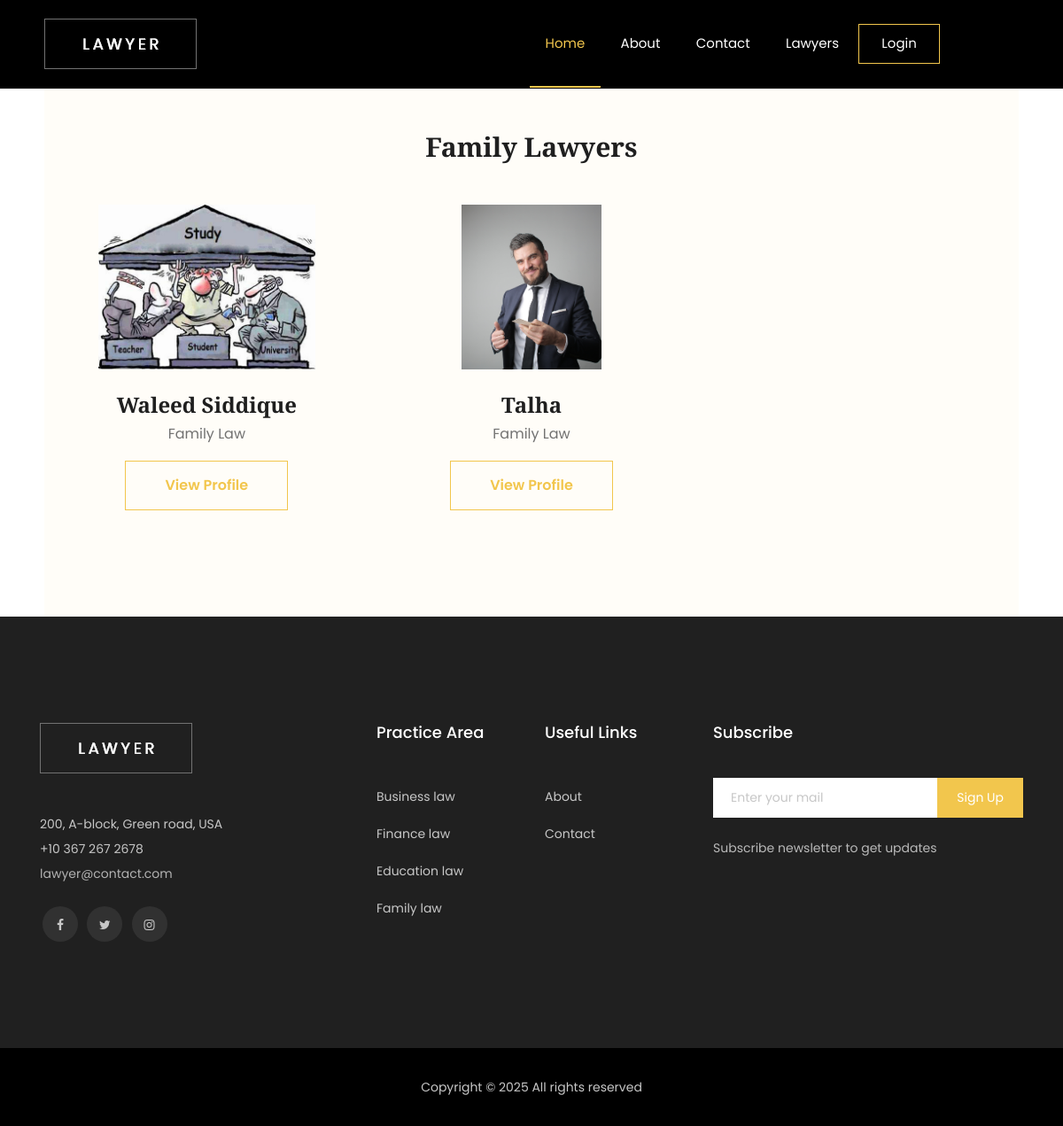
Page /lawyer-category.php?l_cat=1 on the committed database.
### tables this page shows
CREATE TABLE `specialty` (
  `specialty_id` int(11) NOT NULL,
  `specialty` varchar(111) NOT NULL
);

CREATE TABLE `lawyers` (
  `lawyer_id` int(11) NOT NULL,
  `lawyer_name` varchar(111) NOT NULL,
  `lawyer_email` varchar(111) NOT NULL,
  `lawyer_phone` varchar(13) NOT NULL,
  `laywer_password` varchar(222) NOT NULL,
  `lawyer_specialty` int(11) NOT NULL,
  `lawyer_city` int(11) NOT NULL,
  `lawyer_image` varchar(111) NOT NULL,
  `role` varchar(111) NOT NULL
);

### lawyer-category.php (the view, shortened to what this page needs)
<!doctype html>
<html class="no-js" lang="zxx">
<head>
    <link rel="stylesheet" href="css/bootstrap.min.css">
    <link rel="stylesheet" href="css/owl.carousel.min.css">
    <link rel="stylesheet" href="css/magnific-popup.css">
    <link rel="stylesheet" href="css/font-awesome.min.css">
    <link rel="stylesheet" href="css/themify-icons.css">
    <link rel="stylesheet" href="css/nice-select.css">
    <link rel="stylesheet" href="css/flaticon.css">
    <link rel="stylesheet" href="css/flaticon.css">
    <link rel="stylesheet" href="css/gijgo.css">
    <link rel="stylesheet" href="css/slicknav.css">
    <link rel="stylesheet" href="css/style.css">
</head>
<body>
    <?php
    include "header.php";
    ?>
     <div class="our_loyers pt-5">
        <div class="container ">
            <div class="row">
                <div class="col-xl-12">
                    <div class="section_title text-center mb-5">
                        <h3><?php
                         $l_cat = $_GET['l_cat'];
                        $select_specialty =mysqli_query($conn, "SELECT * FROM specialty
                                                         WHERE specialty_id = $l_cat");
                        if(mysqli_num_rows($select_specialty) > 0){
                            while($row1 = mysqli_fetch_assoc($select_specialty)){
                                echo $row1['specialty']."yers";
                            }
                        }
                        ?>
                        </h3>
                    </div>
                </div>
            </div>
            <div class="row">
            <?php
                    $l_cat = $_GET['l_cat'];
                    $sql = "SELECT * FROM lawyers
                             LEFT JOIN city ON lawyers.lawyer_city = city.city_id
                             LEFT JOIN specialty ON lawyers.lawyer_specialty = specialty.specialty_id
                             WHERE specialty_id = $l_cat";
                    $query = mysqli_query($conn, $sql);
                    if (mysqli_num_rows($query) > 0) {
                        while ($row = mysqli_fetch_assoc($query)) {
                    ?>
                <div class="col-xl-4 col-md-6 col-lg-4">
                    <div class="single_loyers text-center">
                        <div class="thumb">
                            <img src="Admin/upload/<?php echo $row['lawyer_image'] ?>" alt="">
                        </div>
                        <h3><?php echo $row['lawyer_name'] ?></h3>
                        <span><?php echo $row['specialty'] ?></span>
                            <ul>
                                <li><a href="lawyer-profile.php?lawyer_id=<?php echo$row['lawyer_id'] ?>"> <button class="boxed-btn4" >View Profile</button> </a></li>
                            </ul>
                    </div>
                </div>
                <?php
                        }
                    }
                ?>
            </div>
        </div>
    </div>
    <?php
    include "footer.php"
    ?>
</body>
</html>

### header.php (shortened to what this page needs)
<header>
    <div class="header-area ">
        <div id="sticky-header" class="main-header-area">
            <div class="container-fluid p-0">
                <div class="row align-items-center justify-content-between no-gutters">
                    <div class="col-xl-2 col-lg-2">
                        <div class="logo-img">
                            <a href="index.php">
                                <img src="img/logo.png" alt="">
                            </a>
                        </div>
                    </div>
                    <div class="col-xl-7 col-lg-8">
                        <div class="main-menu  d-none d-lg-block">
                            <nav>
                                <ul id="navigation">
                                    <li><a class="active" href="index.php">home</a></li>
                                    <li><a href="about.php">About</a></li>
                                    <li><a href="contact.php">Contact</a></li>
                                    <li><a href="lawyers.php">Lawyers</a></li>
                                <?php if (isset($_SESSION['login']) && $_SESSION['login'] == TRUE) {
                                   if(isset($_SESSION['admin_id']) && $_SESSION['role'] == 'admin'){
                                       echo " <li><a href='Admin/admin_dashboard.php'>Dashboard</a></li>";
                                   }elseif(isset($_SESSION['lawyer_id']) && $_SESSION['role'] == 'lawyer'){
                                       echo " <li><a href='lawyer-dashboard/lawyer-dashboard.php'>Dashboard</a></li>";
                                   }
                                   else{
                                       echo " <li><a href='User-Dashboard/user_dashboard.php'>Dashboard</a></li>";
                                   }
                                   ?>
                                    <li><a href="logout.php" class="boxed-btn4" style="padding: 10px 25px;"> Logout</a></li>
                                <?php
                                   } else {
                                   ?>
                                    <li class="mx-auto"><a href="login.php" class="boxed-btn4" style="padding: 10px 25px;">Login</a></li>
                                <?php
                                   }
                                   ?>
                            </ul>
                            </nav>
                        </div>
                    </div>
                    <div class="col-12">
                    </div>
                </div>
            </div>
        </div>
    </div>
</header>

### footer.php (shortened to what this page needs)
<footer class="footer">
    <div class="footer_top">
        <div class="container">
            <div class="row">
                <div class="col-xl-4 col-md-6 col-lg-3">
                    <div class="footer_widget">
                        <div class="footer_logo">
                            <a href="index.html">
                                <img src="img/logo.png" alt="">
                            </a>
                        </div>
                        <p class="footer_text">200, A-block, Green road, USA <br>
                            +10 367 267 2678 <br>
                            <a class="domain" href="#">lawyer@contact.com</a>
                        </p>
                        <div class="socail_links">
                            <ul>
                                <li>
                                    <a href="#">
                                        <i class="fa fa-facebook"></i>
                                    </a>
                                </li>
                                <li>
                                    <a href="#">
                                        <i class="fa fa-twitter"></i>
                                    </a>
                                </li>
                                <li>
                                    <a href="#">
                                        <i class="fa fa-instagram"></i>
                                    </a>
                                </li>
                            </ul>
                        </div>
                    </div>
                </div>
                <div class="col-xl-2 col-md-6 col-lg-2">
                    <div class="footer_widget">
                        <h3 class="footer_title">
                            Practice Area
                        </h3>
                        <ul>
                            <li><a href="#">Business law
                                </a></li>
                            <li><a href="#">Finance law</a></li>
                            <li><a href="#">Education law</a></li>
                            <li><a href="#">Family law</a></li>
                        </ul>
                    </div>
                </div>
                <div class="col-xl-2 col-md-6 col-lg-2">
                    <div class="footer_widget">
                        <h3 class="footer_title">
                            Useful Links
                        </h3>
                        <ul>
                            <li><a href="#">About</a></li>
                            <li><a href="#"> Contact</a></li>
                        </ul>
                    </div>
                </div>
                <div class="col-xl-4 col-md-6 col-lg-4">
                    <div class="footer_widget">
                        <h3 class="footer_title">
                            Subscribe
                        </h3>
                        <form action="#" class="newsletter_form">
                            <input type="text" placeholder="Enter your mail">
                            <button type="submit">Sign Up</button>
                        </form>
                        <p class="newsletter_text">Subscribe newsletter to get updates</p>
                    </div>
                </div>
            </div>
        </div>
    </div>
    <div class="copy-right_text">
        <div class="container">
            <div class="footer_border"></div>
            <div class="row">
                <div class="col-xl-12">
                    <p class="copy_right text-center">
                        Copyright &copy;
                        All rights reserved
                    </p>
                </div>
            </div>
        </div>
    </div>
</footer>

### rows in the picture
specialty: specialty "Family Law"
lawyers: lawyer_image (picture), lawyer_name "Waleed Siddique", specialty.specialty "Family Law"
lawyers: lawyer_image (picture), lawyer_name "Talha", specialty.specialty "Family Law"
